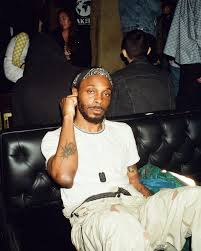
#> input picture jobsheet_01/face.jpeg, 201 x 251 px, found by its file name
$ jupyter execute face_detector.ipynb   (shell and % lines are left out)
#> lines starting #> are read from the running program, lines starting #| are printed output that depends on the picture; after the words box and inside, x2 and y2 are one past the last pixel; in counts of white or black regions, pixels touching at a corner belong together
<a href="https://colab.research.google.com/github/setyanoegraha/2025_COLLEGE_AI/blob/main/jobsheet_01/face_detector.ipynb" target="_parent"></a>

# Latihan 1 - Deteksi Wajah Menggunakan Citra Digital

[cell 1]
import cv2
from google.colab.patches import cv2_imshow


img = cv2.imread('/content/face.jpeg')
#> img is the input picture: shape (251, 201, 3); mean B, G, R 83.6, 88.3, 93.3
gray = cv2.cvtColor(img, cv2.COLOR_BGR2GRAY)
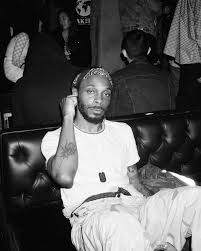
#> gray: shape (251, 201); min 0, max 255, mean 89.3

# load the image
img = cv2.imread('/content/face.jpeg')
# Check if the image was loaded successfully
if img is None:
  print("Error: Image not loaded. Please check the file path.")
else:
  #Convert the image to grayscale
  gray_img = cv2.cvtColor(img, cv2.COLOR_BGR2GRAY)
  print("Image converted to grayscale successfully.")

haar_cascade = cv2.CascadeClassifier(cv2.data.haarcascades + 'haarcascade_frontalface_default.xml')
faces_rect = haar_cascade.detectMultiScale(gray, 1.1, 9)
#> faces_rect = [[79, 79, 38, 38]]

for (x, y, w, h) in faces_rect:
  cv2.rectangle(img, (x, y), (x+w, y+h), (0, 25, 0), 2)
#> this loop made 1 pass
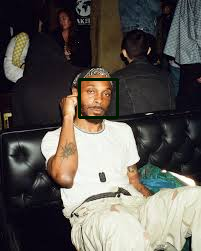
#> img: shape (251, 201, 3); 0.9% of pixels changed, all inside (x1, y1, x2, y2) = (78, 78, 119, 119)

cv2_imshow(img)
cv2.waitKey(0)
cv2.destroyAllWindows()
